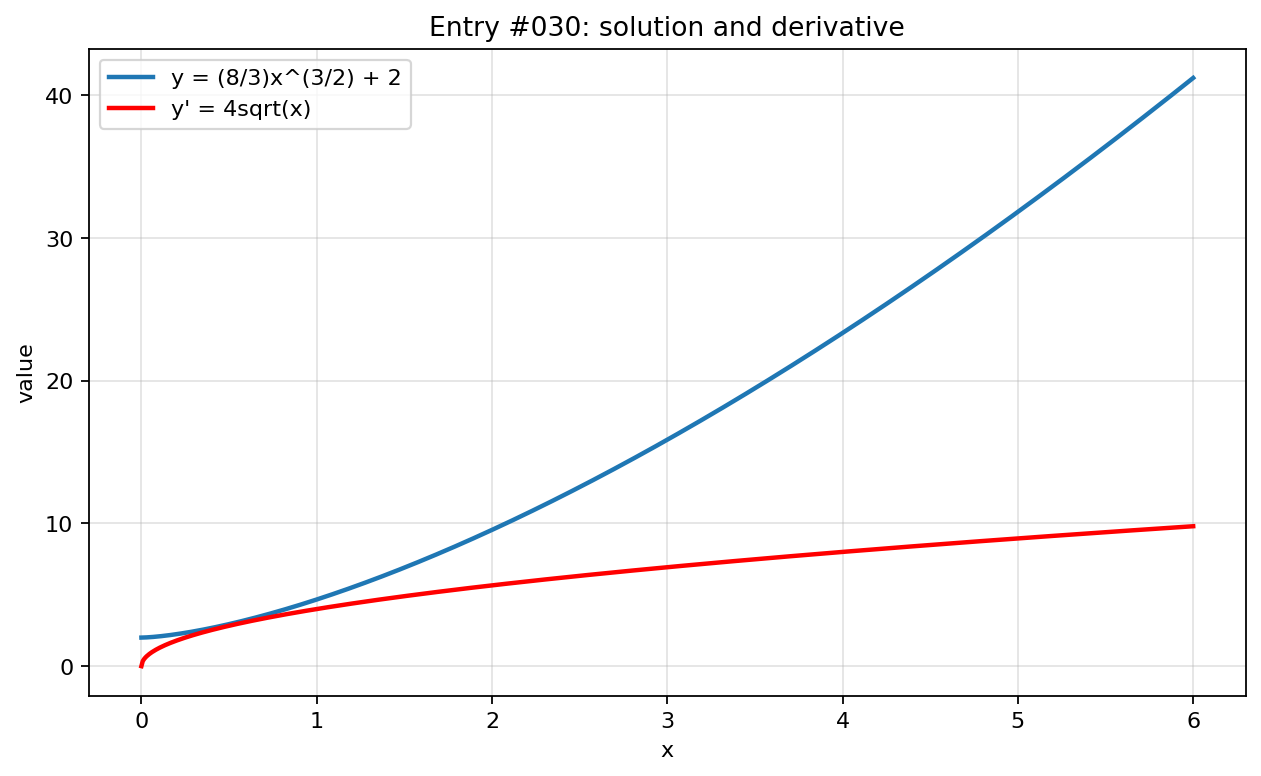

Recreate this plot in Python.
import numpy as np
import matplotlib.pyplot as plt

x = np.linspace(0, 6, 800)

with np.errstate(divide="ignore", invalid="ignore", over="ignore"):
    y = (8/3)*x**1.5 + 2
    y_prime = 4*np.sqrt(x)

plt.figure(figsize=(8, 5))
plt.plot(x, y, label="y = (8/3)x^(3/2) + 2", linewidth=2)
plt.plot(x, y_prime, label="y' = 4sqrt(x)", linewidth=2, color="red")
plt.title("Entry #030: solution and derivative")
plt.xlabel("x")
plt.ylabel("value")
plt.grid(True, alpha=0.35)
plt.legend()
plt.tight_layout()
plt.show()
